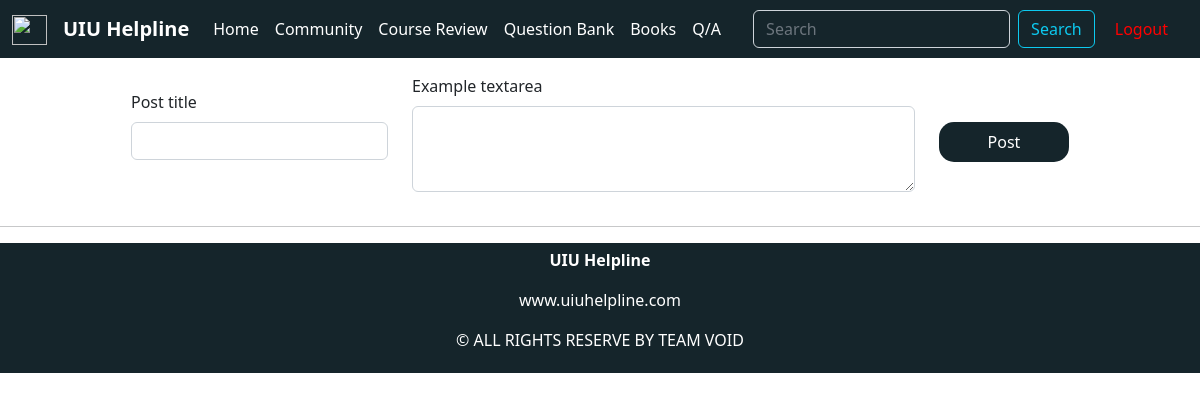
/community.php, run on an earlier commit of the app's database.
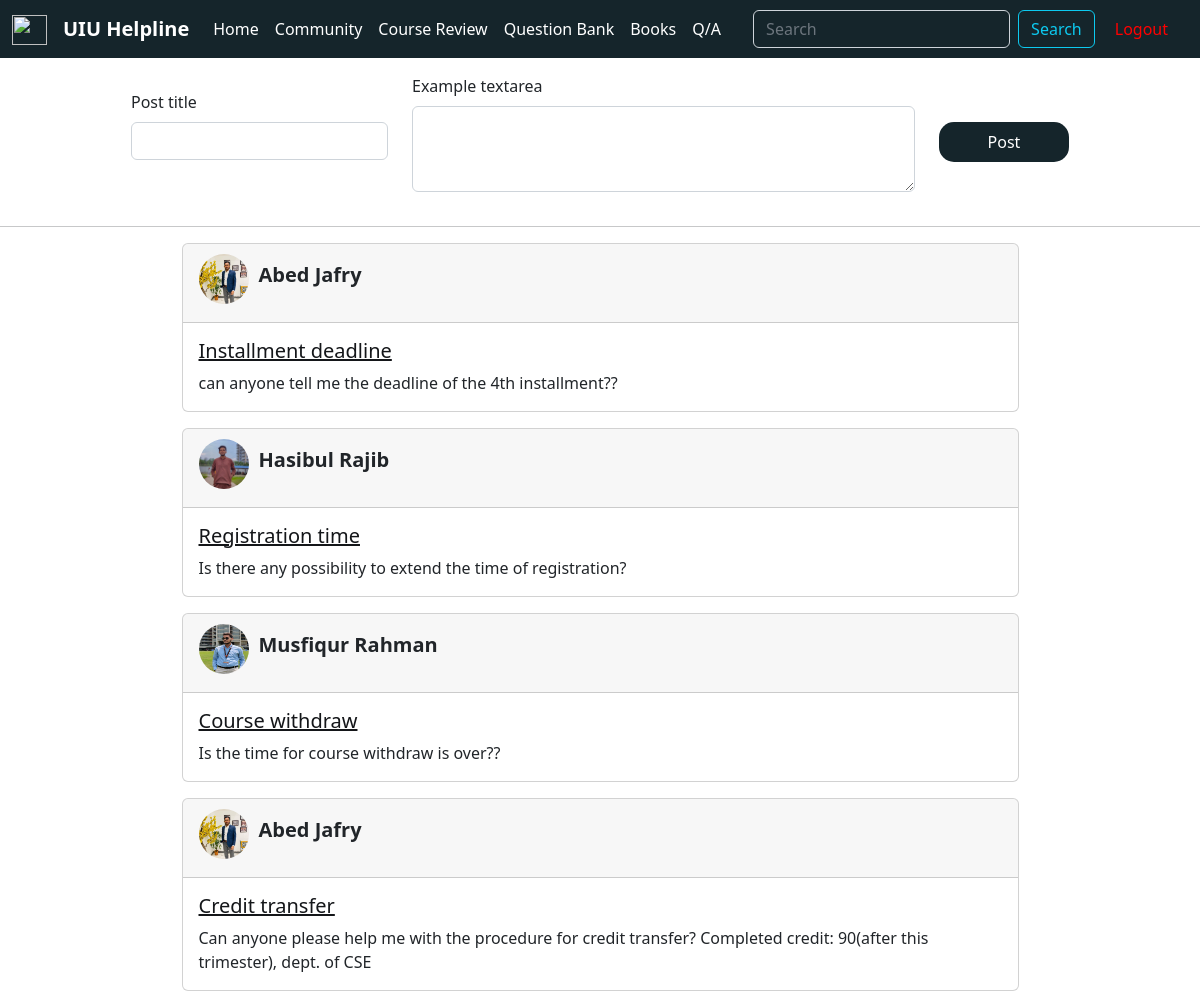
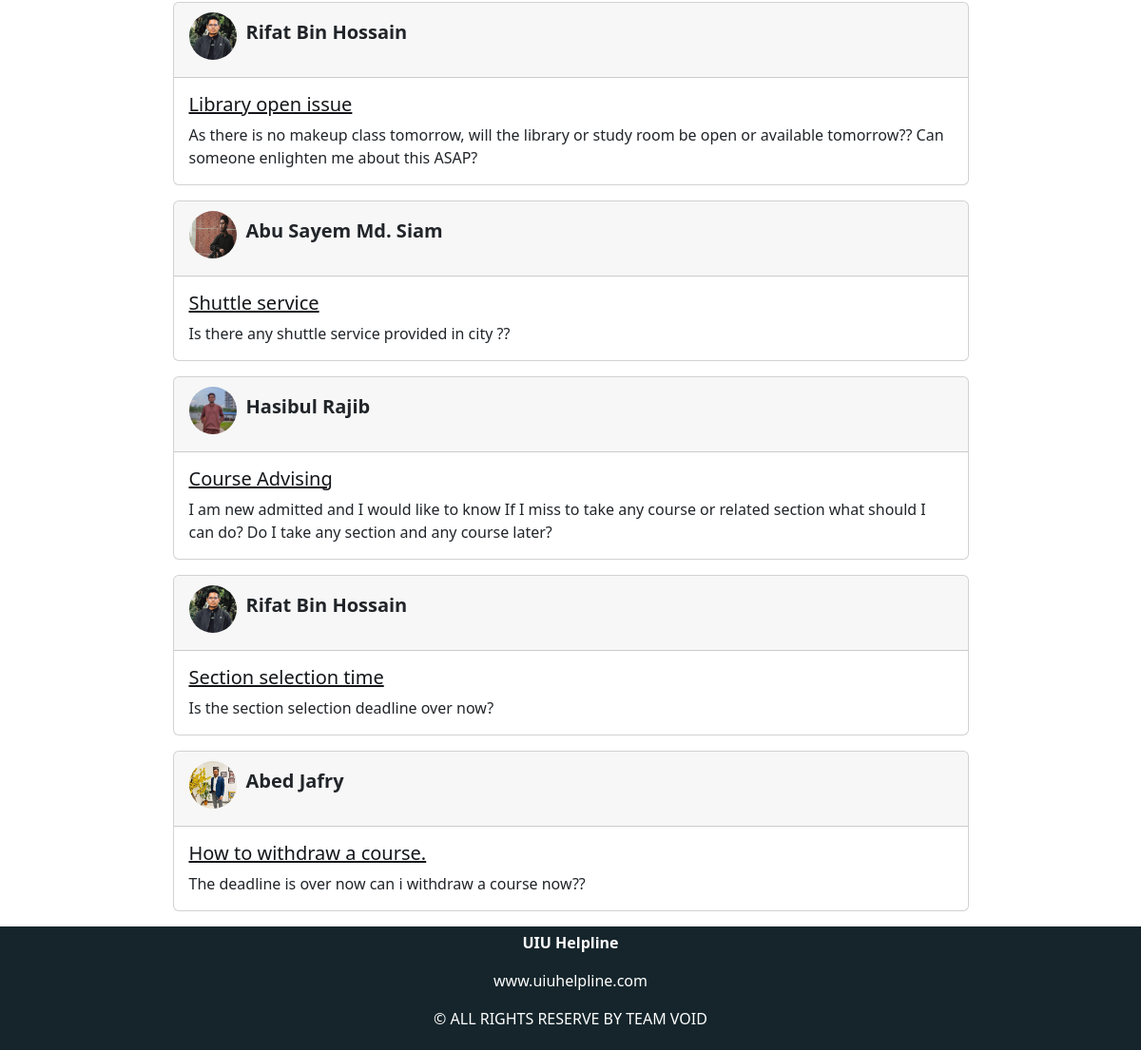
And on a later commit of the database (2 pictures, top to bottom).
### tables this page shows
CREATE TABLE `community_post` (
  `id` int(11) NOT NULL,
  `post_title` text NOT NULL,
  `post_details` text NOT NULL,
  `post_by` int(11) DEFAULT NULL,
  `date` datetime(6) NOT NULL DEFAULT current_timestamp(6)
);

CREATE TABLE `accounts` (
  `name` varchar(500) NOT NULL,
  `username` varchar(500) NOT NULL,
  `password` varchar(100) NOT NULL,
  `c_password` varchar(100) NOT NULL,
  `userid` int(100) NOT NULL,
  `photo_loc` varchar(1000) NOT NULL
);

### community.php (the view, shortened to what this page needs)
<?php
$search_flag = false;
if(isset($_GET['search'])){
    $key = $_GET['search_key'];
    $search_flag = true;
}
else{
    $search_flag = false;
}
?>
<?php
include "components/header.php";
?>
<div class="container">
        <form action="community.php" method="post">
            <div class="row justify-content-center m-3">
                <div class="col-auto my-3">
                    <label for="exampleFormControlInput1" class="form-label">Post title</label>
                    <input type="text" class="form-control" id="exampleFormControlInput1" name="post_title"placeholder="">
                </div>
                <div class="col-auto">
                    <label for="exampleFormControlTextarea1" class="form-label">Example textarea</label>
                    <textarea class="form-control" id="exampleFormControlTextarea1" name="post_details" rows="3" cols="50"></textarea>
                </div>
                <div class="col-auto">
                    <input type="submit" value="Post" name="post" class="btn my-5 p-0" style="width:130px; height:40px; background-color: #15252B; border-radius: 15px; color:white;">
                </div>
            </div>
        </form>
</div>
<hr>
<div class="container">
    <?php
    if($search_flag == false){
    include('components/dbConnect.php');
    $sql2 = "SELECT * FROM `community_post` INNER JOIN accounts on accounts.userid = community_post.post_by WHERE 1 ORDER by date DESC;";
    $result2 = mysqli_query($conn, $sql2);
    while($row = mysqli_fetch_assoc($result2)) {
        $pid = $row['post_by'];
        $sql3 ="SELECT `photo_loc` FROM `accounts` WHERE userid = '$pid';";
        $result3 = mysqli_query($conn, $sql3);
        $img = mysqli_fetch_assoc($result3);
        ?>
    <div class="card w-75 m-auto my-3">
        <div class="card-header" style="display:inline-flex">
            <img src="img/<?php echo $img['photo_loc']?>" alt="" onerror="this.src='img/altimg.jpg';" style="width:50px; height:50px; border-radius:50%; margin-top:2px">
            <p style="padding: 8px 10px; font-size:20px"><b><?php echo $row['name']; ;?></b></p>
        </div>
        <div class="card-body">
            <h5 class="card-title"><a href="post_details.php?post_id=<?php echo $row['id'];?>"><?php echo $row['post_title'];?></a></h5>
            <p class="card-text"><?php echo $row['post_details'];?></p>
        </div>
    </div>
    <?php }}
    else{
        include('components/dbConnect.php');
        $sql2 = "SELECT * FROM `community_post` INNER JOIN accounts on accounts.userid = community_post.post_by where community_post.post_title like '%$key%' or community_post.post_details like '%$key%';";
        $result2 = mysqli_query($conn, $sql2);
        while($row = mysqli_fetch_assoc($result2)) {
        $pid = $row['post_by'];
        $sql3 ="SELECT `photo_loc` FROM `accounts` WHERE userid = '$pid';";
        $result3 = mysqli_query($conn, $sql3);
        $img = mysqli_fetch_assoc($result3);
            ?>
        <div class="card w-75 m-auto my-3">
            <div class="card-header" style="display:inline-flex">
            <img src="img/<?php echo $img['photo_loc']?>" alt="" onerror="this.src='img/altimg.jpg';" style="width:50px; height:50px; border-radius:50%; margin-top:2px">
                <p style="padding: 8px 10px; font-size:20px"><b><?php echo $row['name'];?></b></p>
            </div>
            <div class="card-body">
                <h5 class="card-title"><a href="post_details.php?post_id=<?php echo $row['id'];?>"><?php echo $row['post_title'];?></a></h5>
                <p class="card-text"><?php echo $row['post_details'];?></p>
            </div>
        </div>
        <?php }} ?>
</div>
<?php
include "components/footer.php";
?>

### components/header.php (shortened to what this page needs)
<!DOCTYPE html>
<html lang="en">
<head>
    <link href="https://cdn.jsdelivr.net/npm/bootstrap@5.2.3/dist/css/bootstrap.min.css" rel="stylesheet">
</head>
<body>
    <div class="header">
        <nav class="navbar navbar-expand-lg" style="background-color: #15252B;">
            <div class="container-fluid">
                <a class="navbar-brand" href="#">
                    <img src="https://upload.wikimedia.org/wikipedia/en/thumb/6/6b/United_International_University_Monogram.svg/1200px-United_International_University_Monogram.svg.png" alt="" width="35" height="30">
                </a>
                <a class="navbar-brand" href="dashboard.php" style="color: white;"><b>UIU Helpline</b></a>
                <div class="collapse navbar-collapse" id="navbarSupportedContent">
                    <ul class="navbar-nav me-auto mb-2 mb-lg-0">
                        <li class="nav-item">
                            <a class="nav-link active hov" aria-current="page" href="dashboard.php" style="color: white;">Home</a>
                        </li>
                        <li class="nav-item">
                            <a class="nav-link hov" href="community.php" style="color: white;">Community</a>
                        </li>
                        <li class="nav-item">
                            <a class="nav-link hov" href="courses.php" style="color: white;">Course Review</a>
                        </li>
                        <li class="nav-item">
                            <a class="nav-link hov" href="questionBank1.php" style="color: white;">Question Bank</a>
                        </li>
                        <li class="nav-item">
                            <a class="nav-link hov" href="book.php" style="color: white;">Books</a>
                        </li>
                        <li class="nav-item">
                            <a class="nav-link hov" href="questionBankList.php" style="color: white;">Q/A</a>
                        </li>
                    </ul>
                    <form class="d-flex" role="search" method="GET" action="<?php echo htmlspecialchars($_SERVER['PHP_SELF']);?>">
                        <input class="form-control me-2" type="search" name="search_key" placeholder="Search" aria-label="Search" style="background: transparent; color: white;">
                        <button  class="btn btn-outline-info" name="search" type="submit">Search</button>
                    </form>
                    <a class="nav-link hov mx-3 p-1 "  href="logout.php" style="color:red;">Logout</a>
                </div>
            </div>
        </nav>
    </div>

### components/footer.php (shortened to what this page needs)
    <footer>
            <p style="text-align: center; color: white;"><b>UIU Helpline</b></p>
            <p style="text-align: center; color: white;">www.uiuhelpline.com</p>
            <p style="text-align: center; color: white;">© ALL RIGHTS RESERVE BY TEAM VOID</p>
    </footer>
</body>
</html>

### components/header.php (style rules this page uses)
a { color: #141619; text-decoration: underline; }
footer { text-align: center; padding: 5px; background-color: #15252B; color: white; }

What changed in the data, as far as the page shows it:
added community_post: accounts.photo_loc (picture), accounts.name "Abed Jafry", post_title "Installment deadline", post_details "can anyone tell me the deadline of the 4th installment??"
added community_post: accounts.photo_loc (picture), accounts.name "Hasibul Rajib", post_title "Registration time", post_details "Is there any possibility to extend the time of registration?"
added community_post: accounts.photo_loc (picture), accounts.name "Musfiqur Rahman", post_title "Course withdraw", post_details "Is the time for course withdraw is over??"
added community_post: accounts.photo_loc (picture), accounts.name "Abed Jafry", post_title "Credit transfer", post_details "Can anyone please help me with the procedure for credit transfer? Completed credit: 90(after this trimester), dept. of CSE"
added community_post: accounts.photo_loc (picture), accounts.name "Rifat Bin Hossain", post_title "Library open issue", post_details "As there is no makeup class tomorrow, will the library or study room be open or available tomorrow?? Can someone enlighten me about this ASAP?"
added community_post: accounts.photo_loc (picture), accounts.name "Abu Sayem Md. Siam", post_title "Shuttle service", post_details "Is there any shuttle service provided in city ??"
added community_post: accounts.photo_loc (picture), accounts.name "Hasibul Rajib", post_title "Course Advising", post_details "I am new admitted and I would like to know If I miss to take any course or related section what should I can do? Do I take any section and any course later?"
added community_post: accounts.photo_loc (picture), accounts.name "Rifat Bin Hossain", post_title "Section selection time", post_details "Is the section selection deadline over now?"
added community_post: accounts.photo_loc (picture), accounts.name "Abed Jafry", post_title "How to withdraw a course.", post_details "The deadline is over now can i withdraw a course now??"
